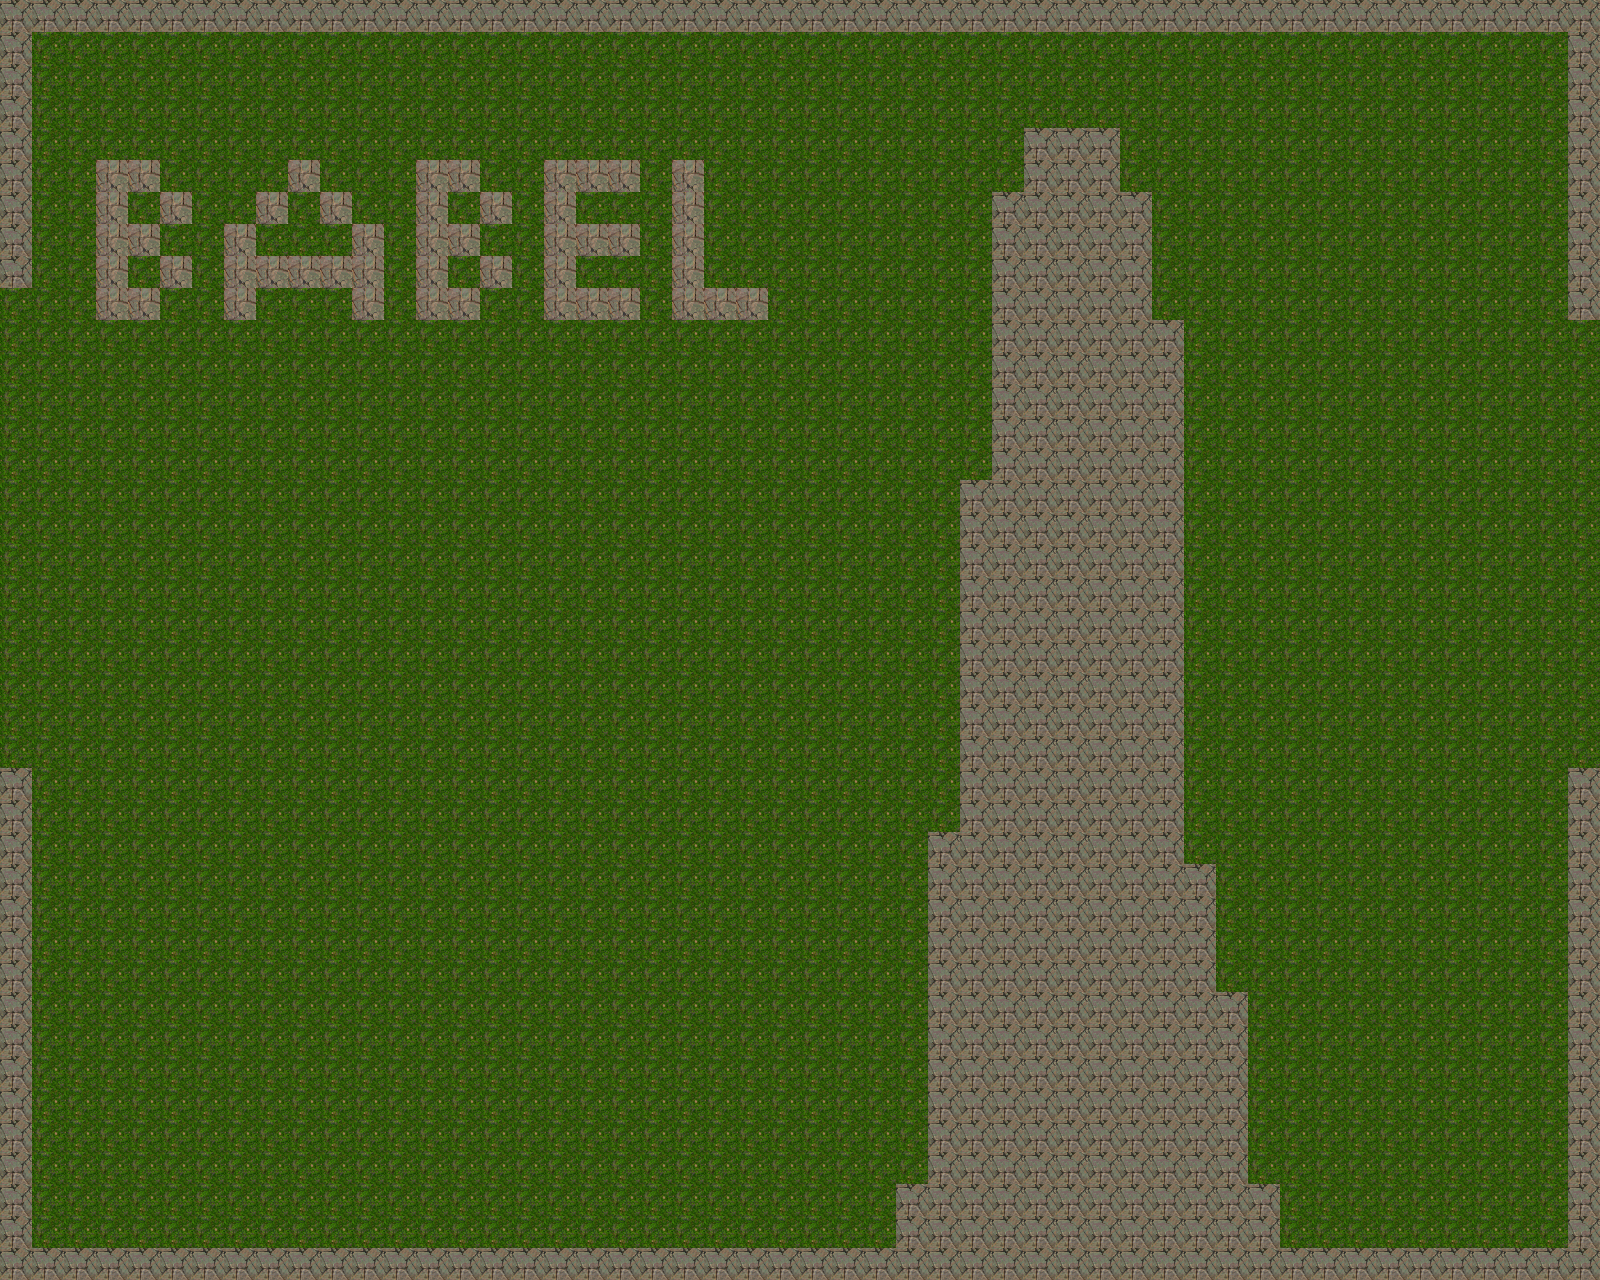

Below is a game level as drawn by its tile map, then a one-line description and the .tmx that defines it (tile-layer data replaced by summaries):
An orthogonal 50x40 tile map with 32x32 px tiles, 1 tile layer (Tile Layer 1), 2 tilesets.

<map version="1.0" orientation="orthogonal" width="50" height="40" tilewidth="32" tileheight="32">
 <tileset firstgid="1" name="grass" tilewidth="32" tileheight="32">
  <image source="grass.png" width="128" height="128" />
 </tileset>
 <tileset firstgid="17" name="rocks" tilewidth="32" tileheight="32">
  <image source="rocks.png" width="128" height="128" />
  <tile id="0">
   <properties>
    <property name="blockType" value="0" />
    <property name="blocked" value="true" />
   </properties>
  </tile>
  <tile id="14">
   <properties>
    <property name="blockType" value="2" />
    <property name="blocked" value="true" />
   </properties>
  </tile>
  <tile id="15">
   <properties>
    <property name="blockType" value="3" />
    <property name="blocked" value="true" />
   </properties>
  </tile>
 </tileset>
 <layer name="Tile Layer 1" width="50" height="40">
  <data>[2000 cells, 2000 non-empty, 3 distinct tile ids]</data>
 </layer>
</map>
